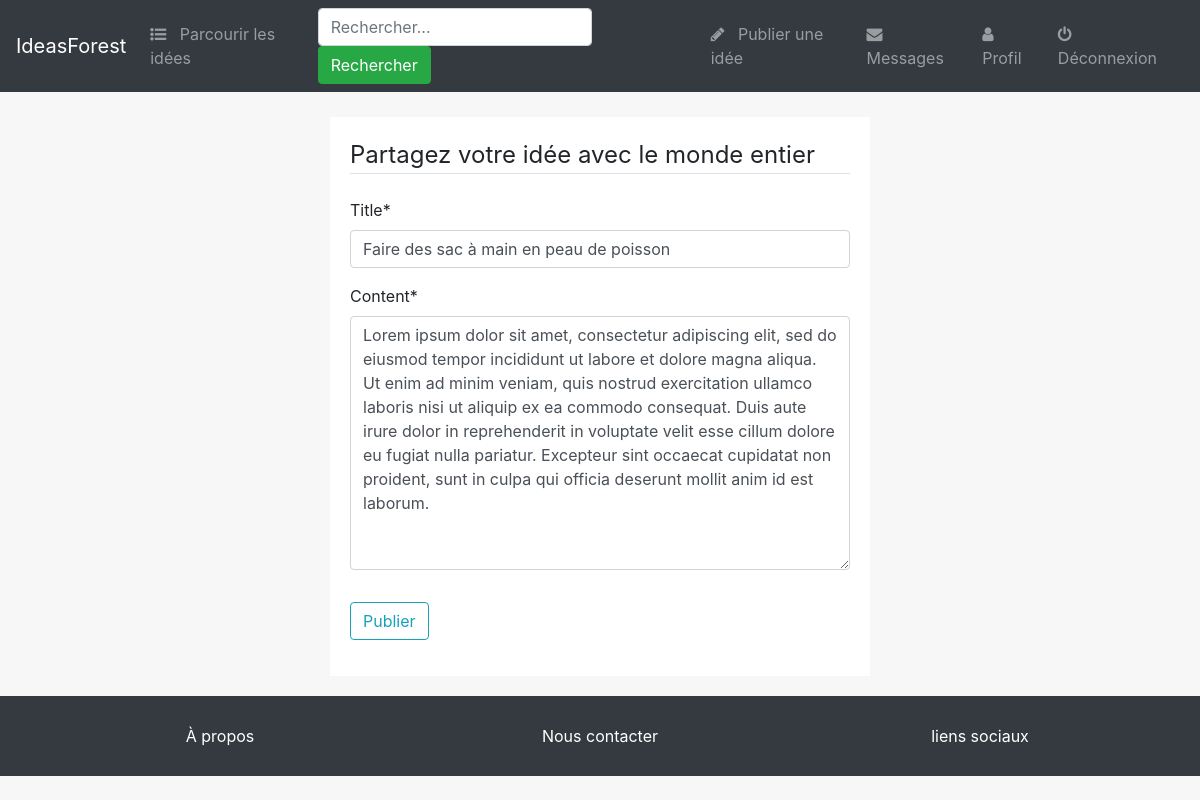
Screenshot of /post/21/update/ (signed in) with the database file from the repository.
### blog/models.py (models this page shows, shortened)
class Post(models.Model):
    title = models.CharField(max_length=100)
    content = models.TextField()
    date_posted = models.DateTimeField(default=timezone.now)
    author = models.ForeignKey(User, on_delete=models.CASCADE)

### blog/views.py (the view, shortened to what this page needs)
# urls.py: path('post/<int:pk>/update/', PostUpdateView.as_view(), name='post-update'),
class PostUpdateView(LoginRequiredMixin,UserPassesTestMixin,UpdateView):
    model= Post
    fields = ['title', 'content']
    def test_func(self):
        post = self.get_object()
        return self.request.user == post.author

### blog/templates/blog/post_form.html (shortened to what this page needs)
{% extends "blog/base.html" %}
{% load crispy_forms_tags %}
{% block content %}
<div class="col-md-6 offset-md-3">
    <div class="content-section">
        <form method="POST">
            <fieldset class="form-group">
                <legend class="border-bottom mb-4">
                    Partagez votre idée avec le monde entier
                </legend>
                {{ form|crispy }}
            </fieldset>
            <div class="form-group">
                <button class="btn btn-outline-info" type="submit">
                    Publier
                </button>
            </div>
        </form>
    </div>
</div>
{% endblock content %}

### blog/static/blog/css/main.css (style rules this page uses)
body { background-color: rgb(247, 247, 247); }
.content-section { background-color: white; padding: 20px; }

### rows the page displays
Post: title "Faire des sac à main en peau de poisson", content "Lorem ipsum dolor sit amet, consectetur adipiscing elit, sed do eiusmod tempor incididunt ut labore et dolore magna aliqua. Ut enim ad minim veniam, quis nostrud exercitation ullamco laboris nisi ut aliquip ex ea commodo consequat. Duis aute irure dolor in reprehenderit in voluptate velit esse cillum dolore eu fugiat nulla pariatur. Excepteur sint occaecat cupidatat non proident, sunt in culpa qui officia deserunt mollit anim id est laborum."
